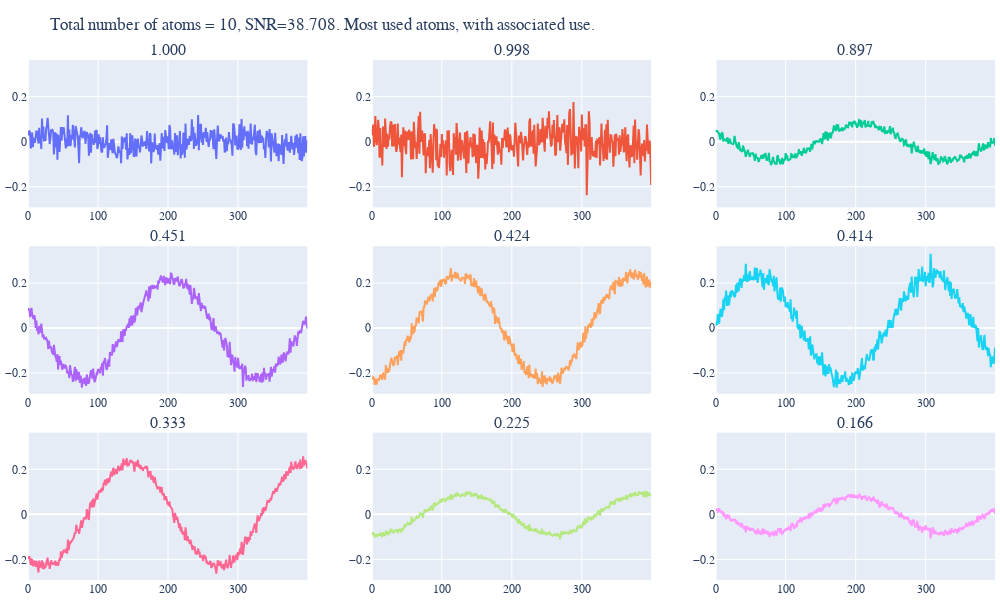

This figure's notebook cell:
### Code cell
n_coefs = 5
K = 10
ksvd = KSVD(n_nonzero_coefs=n_coefs, K=K, max_iter=3, tol=1e-4)

D, Z = ksvd.fit_1d_signal(measure, 400)
pred = ksvd.predict_1d_signal(measure)
plot_atoms(D, Z, n_rows=3, vertical_spacing=.075, title=f'Total number of atoms = {K}, SNR={SNR(signal, pred):.3f}. Most used atoms, with associated use.')

### Figure 1 — Plotly figure (JSON) as saved in the notebook; plotly's stock layout.template omitted (floating-point values rounded to 4 significant figures; data arrays with more than 128 entries replaced by an {"elided": "..."} marker saying what was removed)
{"data": [{"type": "scatter", "x": {"elided": "400 int values"}, "xaxis": "x", "y": {"elided": "400 float values"}, "yaxis": "y"}, {"type": "scatter", "x": {"elided": "400 int values"}, "xaxis": "x2", "y": {"elided": "400 float values"}, "yaxis": "y2"}, {"type": "scatter", "x": {"elided": "400 int values"}, "xaxis": "x3", "y": {"elided": "400 float values"}, "yaxis": "y3"}, {"type": "scatter", "x": {"elided": "400 int values"}, "xaxis": "x4", "y": {"elided": "400 float values"}, "yaxis": "y4"}, {"type": "scatter", "x": {"elided": "400 int values"}, "xaxis": "x5", "y": {"elided": "400 float values"}, "yaxis": "y5"}, {"type": "scatter", "x": {"elided": "400 int values"}, "xaxis": "x6", "y": {"elided": "400 float values"}, "yaxis": "y6"}, {"type": "scatter", "x": {"elided": "400 int values"}, "xaxis": "x7", "y": {"elided": "400 float values"}, "yaxis": "y7"}, {"type": "scatter", "x": {"elided": "400 int values"}, "xaxis": "x8", "y": {"elided": "400 float values"}, "yaxis": "y8"}, {"type": "scatter", "x": {"elided": "400 int values"}, "xaxis": "x9", "y": {"elided": "400 float values"}, "yaxis": "y9"}], "layout": {"annotations": [{"font": {"size": 16}, "showarrow": false, "text": "1.000", "x": 0.1444, "xanchor": "center", "xref": "paper", "y": 1, "yanchor": "bottom", "yref": "paper"}, {"font": {"size": 16}, "showarrow": false, "text": "0.998", "x": 0.5, "xanchor": "center", "xref": "paper", "y": 1, "yanchor": "bottom", "yref": "paper"}, {"font": {"size": 16}, "showarrow": false, "text": "0.897", "x": 0.8556, "xanchor": "center", "xref": "paper", "y": 1, "yanchor": "bottom", "yref": "paper"}, {"font": {"size": 16}, "showarrow": false, "text": "0.451", "x": 0.1444, "xanchor": "center", "xref": "paper", "y": 0.6417, "yanchor": "bottom", "yref": "paper"}, {"font": {"size": 16}, "showarrow": false, "text": "0.424", "x": 0.5, "xanchor": "center", "xref": "paper", "y": 0.6417, "yanchor": "bottom", "yref": "paper"}, {"font": {"size": 16}, "showarrow": false, "text": "0.414", "x": 0.8556, "xanchor": "center", "xref": "paper", "y": 0.6417, "yanchor": "bottom", "yref": "paper"}, {"font": {"size": 16}, "showarrow": false, "text": "0.333", "x": 0.1444, "xanchor": "center", "xref": "paper", "y": 0.2833, "yanchor": "bottom", "yref": "paper"}, {"font": {"size": 16}, "showarrow": false, "text": "0.225", "x": 0.5, "xanchor": "center", "xref": "paper", "y": 0.2833, "yanchor": "bottom", "yref": "paper"}, {"font": {"size": 16}, "showarrow": false, "text": "0.166", "x": 0.8556, "xanchor": "center", "xref": "paper", "y": 0.2833, "yanchor": "bottom", "yref": "paper"}], "font": {"family": "Serif"}, "height": 600, "margin": {"b": 5, "l": 5, "r": 5, "t": 60}, "showlegend": false, "title": {"text": "Total number of atoms = 10, SNR=38.708. Most used atoms, with associated use."}, "width": 1000, "xaxis": {"anchor": "y", "autorange": true, "domain": [0, 0.2889], "range": [0, 399], "type": "linear"}, "xaxis2": {"anchor": "y2", "autorange": true, "domain": [0.3556, 0.6444], "range": [0, 399], "type": "linear"}, "xaxis3": {"anchor": "y3", "autorange": true, "domain": [0.7111, 1], "range": [0, 399], "type": "linear"}, "xaxis4": {"anchor": "y4", "autorange": true, "domain": [0, 0.2889], "range": [0, 399], "type": "linear"}, "xaxis5": {"anchor": "y5", "autorange": true, "domain": [0.3556, 0.6444], "range": [0, 399], "type": "linear"}, "xaxis6": {"anchor": "y6", "autorange": true, "domain": [0.7111, 1], "range": [0, 399], "type": "linear"}, "xaxis7": {"anchor": "y7", "autorange": true, "domain": [0, 0.2889], "range": [0, 399], "type": "linear"}, "xaxis8": {"anchor": "y8", "autorange": true, "domain": [0.3556, 0.6444], "range": [0, 399], "type": "linear"}, "xaxis9": {"anchor": "y9", "autorange": true, "domain": [0.7111, 1], "range": [0, 399], "type": "linear"}, "yaxis": {"anchor": "x", "domain": [0.7167, 1], "range": [-0.2916, 0.3628], "type": "linear"}, "yaxis2": {"anchor": "x2", "domain": [0.7167, 1], "range": [-0.2916, 0.3628], "type": "linear"}, "yaxis3": {"anchor": "x3", "domain": [0.7167, 1], "range": [-0.2916, 0.3628], "type": "linear"}, "yaxis4": {"anchor": "x4", "domain": [0.3583, 0.6417], "range": [-0.2916, 0.3628], "type": "linear"}, "yaxis5": {"anchor": "x5", "domain": [0.3583, 0.6417], "range": [-0.2916, 0.3628], "type": "linear"}, "yaxis6": {"anchor": "x6", "domain": [0.3583, 0.6417], "range": [-0.2916, 0.3628], "type": "linear"}, "yaxis7": {"anchor": "x7", "domain": [0, 0.2833], "range": [-0.2916, 0.3628], "type": "linear"}, "yaxis8": {"anchor": "x8", "domain": [0, 0.2833], "range": [-0.2916, 0.3628], "type": "linear"}, "yaxis9": {"anchor": "x9", "domain": [0, 0.2833], "range": [-0.2916, 0.3628], "type": "linear"}}}
